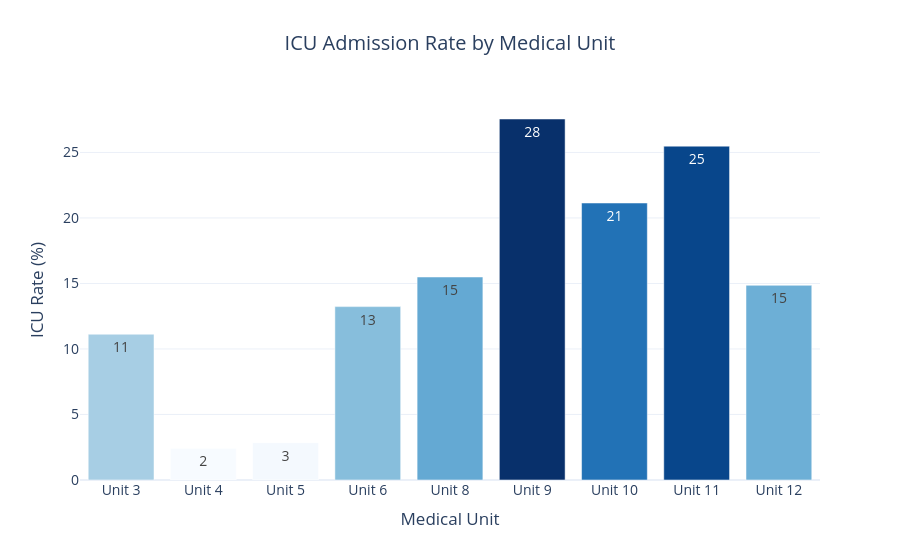

This figure's notebook cell:
### Markdown cell above
## Question 6 — Which medical unit has the highest ICU utilization?

### Code cell
icu_data = covid_df[covid_df['HOSPITALIZED'] & covid_df['ICU'].isin([1, 2])].copy()
icu_data['ICU_YES'] = icu_data['ICU'] == 1

unit_counts = icu_data['MEDICAL_UNIT'].value_counts()
valid_units = unit_counts[unit_counts > 500].index
icu_data = icu_data[icu_data['MEDICAL_UNIT'].isin(valid_units)]

icu_by_unit = (icu_data.groupby('MEDICAL_UNIT')['ICU_YES'].mean() * 100).reset_index(name="ICU_Rate")
icu_by_unit['MEDICAL_UNIT'] = "Unit " + icu_by_unit['MEDICAL_UNIT'].astype(str)

fig = px.bar(
    icu_by_unit,
    x="MEDICAL_UNIT",
    y="ICU_Rate",
    color="ICU_Rate",
    color_continuous_scale="Blues",
    text_auto=".0f",
    title="ICU Admission Rate by Medical Unit"
)

fig.update_layout(
    template="plotly_white",
    title_x=0.5,
    xaxis_title="Medical Unit",
    yaxis_title="ICU Rate (%)",
    coloraxis_showscale=False,
    font=dict(size=14)
)

fig.show()

### Figure 1 — Plotly figure (JSON) as saved in the notebook; plotly's stock layout.template omitted (floating-point values rounded to 4 significant figures)
{"data": [{"hovertemplate": "MEDICAL_UNIT=%{x}<br>ICU_Rate=%{marker.color}<extra></extra>", "legendgroup": "", "marker": {"color": [11.13, 2.419, 2.851, 13.23, 15.49, 27.55, 21.14, 25.48, 14.86], "coloraxis": "coloraxis", "pattern": {"shape": ""}}, "name": "", "orientation": "v", "showlegend": false, "textposition": "auto", "texttemplate": "%{y:.0f}", "type": "bar", "x": ["Unit 3", "Unit 4", "Unit 5", "Unit 6", "Unit 8", "Unit 9", "Unit 10", "Unit 11", "Unit 12"], "xaxis": "x", "y": [11.13, 2.419, 2.851, 13.23, 15.49, 27.55, 21.14, 25.48, 14.86], "yaxis": "y"}], "layout": {"barmode": "relative", "coloraxis": {"autocolorscale": false, "colorbar": {"title": {"text": "ICU_Rate"}}, "colorscale": [[0.0, "rgb(247,251,255)"], [0.125, "rgb(222,235,247)"], [0.25, "rgb(198,219,239)"], [0.375, "rgb(158,202,225)"], [0.5, "rgb(107,174,214)"], [0.625, "rgb(66,146,198)"], [0.75, "rgb(33,113,181)"], [0.875, "rgb(8,81,156)"], [1.0, "rgb(8,48,107)"]], "showscale": false}, "font": {"size": 14}, "legend": {"tracegroupgap": 0}, "title": {"text": "ICU Admission Rate by Medical Unit", "x": 0.5}, "xaxis": {"anchor": "y", "domain": [0.0, 1.0], "title": {"text": "Medical Unit"}}, "yaxis": {"anchor": "x", "domain": [0.0, 1.0], "title": {"text": "ICU Rate (%)"}}}}
